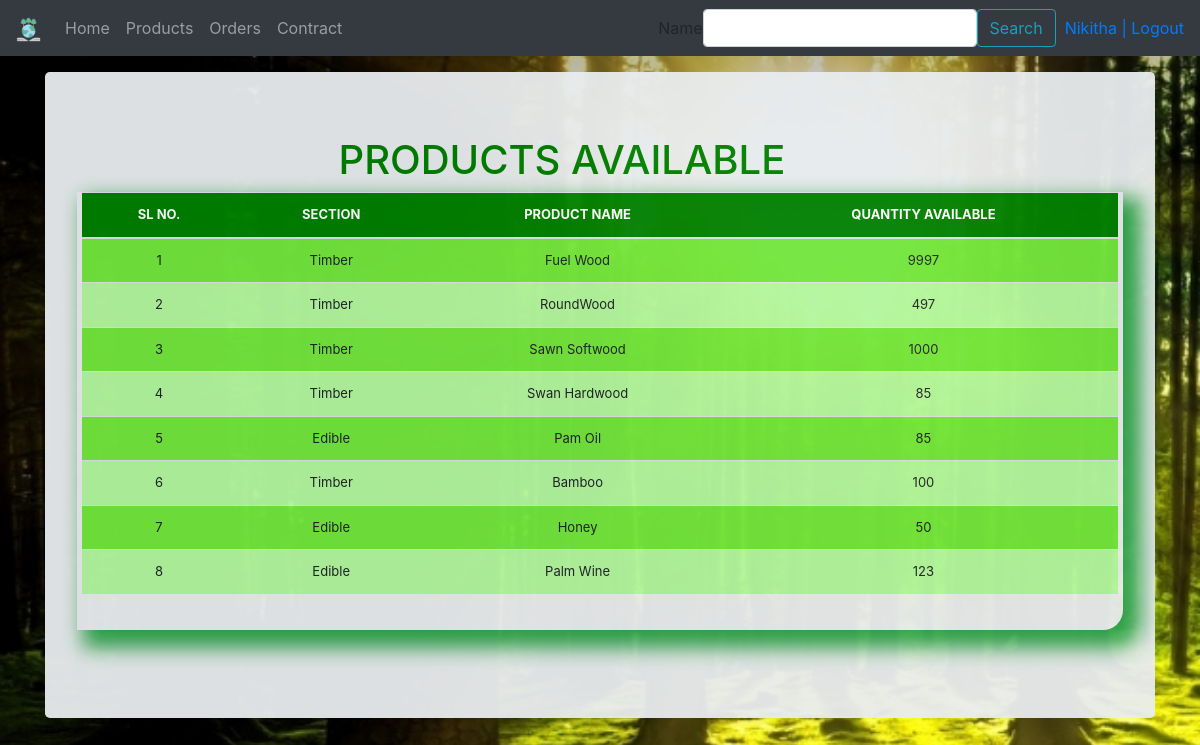
Page /list/ (signed in) on the earlier database version.
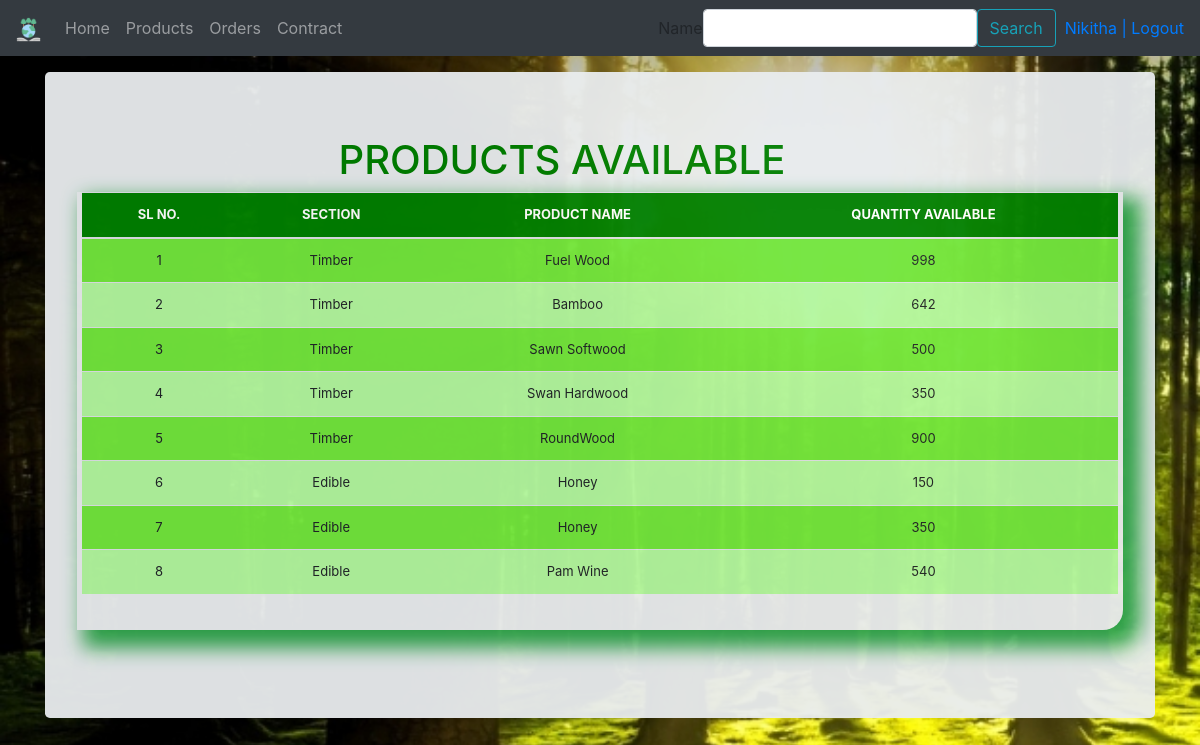
Same page on the later database version.
### ForestManagement/models.py (models this page shows, shortened)
class Product(models.Model):
	category = models.CharField(max_length=50, blank=True, null=True)
	item_name = models.CharField(max_length=50, blank=True, null=True)
	quantity = models.IntegerField(default='0', blank=False, null=True)
	receive_quantity = models.IntegerField(default='0', blank=True, null=True)
	receive_by = models.CharField(max_length=50, blank=True, null=True)
	issue_quantity = models.IntegerField(default='0', blank=True, null=True)
	issue_by = models.CharField(max_length=50, blank=True, null=True)
	issue_to = models.CharField(max_length=50, blank=True, null=True)
	phone_number = models.CharField(max_length=50, blank=True, null=True)
	created_by = models.CharField(max_length=50, blank=True, null=True)
	last_updated = models.DateTimeField(auto_now_add=False, auto_now=True)
	export_to_CSV = models.BooleanField(default=False)

### ForestManagement/views.py (the view, shortened to what this page needs)
# urls.py: path('list/', views.list_products, name='listitems'),
@login_required
def list_products(request):
	form = SearchForm(request.POST or None)
	title = 'Products'
	queryset = Product.objects.all()
	context = {
	    "title": title,
		"queryset":queryset,
		"okay":True,
		"form":form
	}
	context = {
	    "title": title,
		"queryset":queryset,
		"okay":True,
		"form":form
	}
	return render(request, "listitems.html",context)

### ForestManagement/forms.py
class SearchForm(forms.Form):
  name = forms.CharField(max_length=20, required=False)

### ForestManagement/templates/listitems.html (shortened to what this page needs)
{% load static %}
<!DOCTYPE html>
<html lang="en">
<head>
    <link href="//netdna.bootstrapcdn.com/font-awesome/3.2.1/css/font-awesome.css" rel="stylesheet">
    <link href="{% static 'css/bootstrap.min.css' %}" rel="stylesheet">
    <link href="{% static 'css/stylesheet.css' %}" rel="stylesheet">
    <link rel="stylesheet" href="path/to/bootstrap/css/bootstrap.min.css">
    <link href="{% static 'css/navbar-top-fixed.css' %}" rel="stylesheet">
</head>
<body>
    {% include 'navbar.html' %}
    <main role="main" class="container">
        <div class="jumbotron">
            <div class="header">
                <h1 style="color: green;"class="offset-3">PRODUCTS AVAILABLE</h1>
            </div>
            <div class="display_table">
                <table class="table">
                    <thead>
                        <tr>
                            <th>SL NO.</th>
                            <th>SECTION</th>
                            <th>PRODUCT NAME</th>
                            <th>QUANTITY AVAILABLE</th>
                        </tr>
                    </thead>
                    {% for instance in queryset %}
                    <tr>
                        <td>{{forloop.counter}}</td>
                        <td>{{instance.category}}</td>
                        <td>{{instance.item_name}}</td>
                        <td>{{instance.quantity}}</td>
                    </tr>
                    {% endfor %}
                </table>
            </div>
            <br />
        </div>
    </main>
</body>
</html>

### ForestManagement/templates/navbar.html (shortened to what this page needs)
{% load crispy_forms_tags %}
{% load static %}
<nav class="navbar navbar-expand-md navbar-dark fixed-top bg-dark">
    <a class="navbar-brand" href="/"><img src="{% static 'img/favicon.png' %}" alt="Forest Management" style="width:25px;height:25px;"></a>
    <div class="collapse navbar-collapse" id="navbarCollapse">
      <ul class="navbar-nav mr-auto">
        <li class="nav-item">
          <a class="nav-link" href="/">Home <span class="sr-only">(current)</span></a>
        </li>
        {% if user.is_authenticated %}
        <li class="nav-item">
          <a class="nav-link" href="/list">Products</a>
        </li>
        {% if user.is_staff%}
        <li class="nav-item">
          <a class="nav-link" href="/list_orders_staff">Orders</a>
        </li>
        <li class="nav-item">
          <a class="nav-link" href="list_staff_contract/">Contract</a>
        </li>
        {% else %}
        <li class="nav-item">
          <a class="nav-link" href="{% url 'list_orders' user%} ">Orders</a>
        </li>
        <li class="nav-item">
          <a class="nav-link" href="{% url 'list_contracts' user%} ">Contract</a>
        </li>
        {% endif %}
        {% endif %}
      </ul>
      {% if okay %}
      <form class="form-inline mt-2 mt-md-0" method='POST' action=''>
        {{form|crispy}}
        <button class="btn btn-outline-info my-2 my-sm-0" type="submit" value='Search'>Search</button>
      </form>
      {% endif %}
      <ul class="navbar-nav">
        {% if request.user.is_authenticated %}
        <li>&nbsp;&nbsp;<a href="/accounts/logout">{{ user }} | Logout</a></li>
        {% else %}
        <li><a class="nav-link" href="/accounts/login">Login</a></li>
        {% endif %}
    </ul>
    </div>
  </nav>

### ForestManagement/static/css/stylesheet.css (style rules this page uses)
body { background-image:url('../img/download.jpg'); background-repeat: no-repeat; background-attachment: fixed; background-size: cover; min-height: 75rem; padding-top: 4.5rem; }
.table { font-size: 13px; text-align: center; width: 95%; margin: auto; text-align: center; }
.table tr:nth-child(odd) { background: #72e63d }
.table tr:nth-child(even) { background: #b3f79f }
th { background-color: #008000; color: white; }
.display_table { border-bottom-right-radius: 20px; padding-left: 5px; padding-right: 5px; padding-bottom: 20px; box-shadow: 12px 12px 20px 6px #2ea44b; }
.jumbotron { background-color: #bdf5aa; opacity: 0.95; }

### ForestManagement/static/css/navbar-top-fixed.css (style rules this page uses)
body { min-height: 75rem; padding-top: 4.5rem; }

Differences in the rows shown:
removed Product: category "Edible", item_name "Honey", quantity "50"
removed Product: category "Edible", item_name "Palm Wine", quantity "123"
added Product: category "Timber", item_name "Fuel Wood", quantity "998"
changed Product: item_name "Fuel Wood" → "Bamboo"; quantity "9997" → "642"
changed Product: item_name "RoundWood" → "Sawn Softwood"; quantity "497" → "500"
changed Product: item_name "Sawn Softwood" → "Swan Hardwood"; quantity "1000" → "350"
changed Product: item_name "Swan Hardwood" → "RoundWood"; quantity "85" → "900"
added Product: category "Edible", item_name "Honey", quantity "150"
changed Product (number 7 of 8 on the later page): item_name "Pam Oil" → "Honey"; quantity "85" → "350"
changed Product: category "Timber" → "Edible"; item_name "Bamboo" → "Pam Wine"; quantity "100" → "540"
